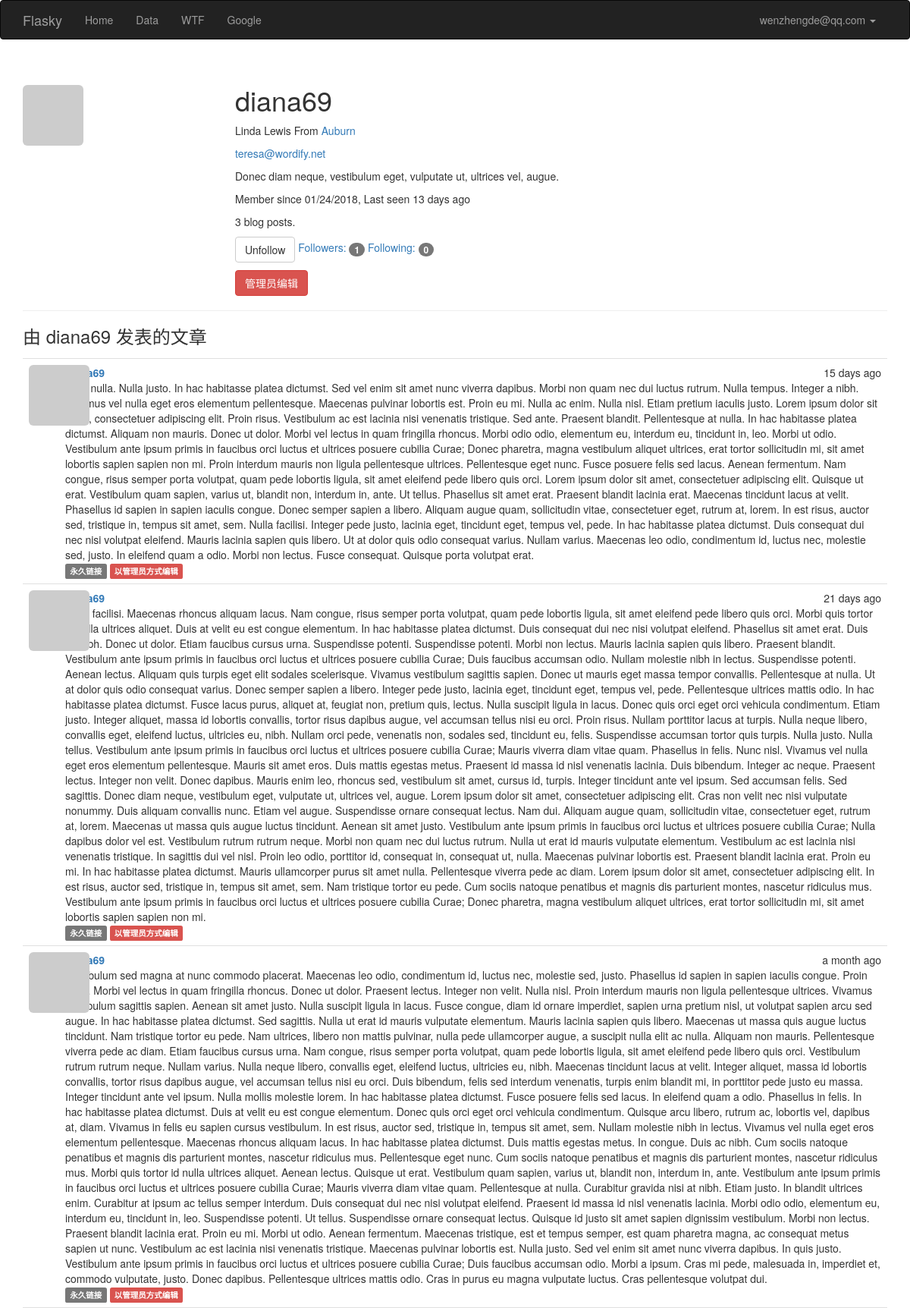
Screenshot of /user/diana69 (signed in) with the database file from the repository.
### app/models.py (models this page shows, shortened)
class User(UserMixin,db.Model):
    __tablename__ = 'users'
    id = db.Column(db.Integer, primary_key=True)
    email = db.Column(db.String(64),unique=True,index=True)
    username = db.Column(db.String(64), unique=True, index=True)
    password_hash = db.Column(db.String(128))
    role_id = db.Column(db.Integer, db.ForeignKey('roles.id'))
    confirmed = db.Column(db.Boolean,default=False)
    name = db.Column(db.String(64))
    location = db.Column(db.String(64))
    about_me = db.Column(db.Text())
    member_since = db.Column(db.DateTime(),default=datetime.utcnow)
    last_seen = db.Column(db.DateTime(),default=datetime.utcnow)
    avatar_hash = db.Column(db.String(32))
    posts = db.relationship('Post',backref='author',lazy='dynamic')
    test1 = db.Column(db.String(32))
    followed = db.relationship('Follow',
                               foreign_keys=[Follow.follower_id],
                               backref=db.backref('follower',lazy='joined'),
                               lazy='dynamic',
                               cascade = 'all,delete-orphan')
    followers = db.relationship('Follow',
                               foreign_keys=[Follow.followed_id],
                               backref=db.backref('followed',lazy='joined'),
                               lazy='dynamic',
                               cascade='all,delete-orphan')
    def ping(self):
        self.last_seen = datetime.utcnow()
        db.session.add(self)
    def can(self, perm):
        return self.role is not None and self.role.has_permission(perm)
    @property
    def password(self):
        raise AttributeError('password is not a readable attribute')
    def gravatar(self,size=100,default='identicon',rating='g'):
        if request.is_secure:
            url = 'https://secure.gravatar.com/avatar'
        else:
            url = 'http://www.gravatar.com/avatar'
        hash = self.avatar_hash
        return '{url}/{hash}?s={size}&d={default}&r={rating}'.format(url=url,hash=hash,size=size,default=default,rating=rating)
    def is_following(self,user):
        if user.id is None:
            return False
        return self.followed.filter_by(followed_id = user.id).first() is not None

class Post(db.Model):
    __tablename__ = 'posts'
    id = db.Column(db.Integer,primary_key=True)
    body = db.Column(db.Text)
    timestamp = db.Column(db.DateTime,index=True,default=datetime.utcnow)
    author_id = db.Column(db.Integer,db.ForeignKey('users.id'))
    body_html = db.Column(db.Text)

### app/main/views.py (the view)
@main.route('/user/<username>')
def user(username):
    user = User.query.filter_by(username = username).first()
    if user is None:
        abort(404)
    posts = user.posts.order_by(Post.timestamp.desc()).all()
    return render_template('user.html',user=user,posts=posts)

### app/auth/views.py (called while the page is built)
@auth.before_app_request
def before_request():
    if current_user.is_authenticated:
        current_user.ping()
        if not current_user.confirmed and request.endpoint[:5] !='auth.':
            return  redirect(url_for('auth.unconfirmed'))

### app/main/__init__.py (called while the page is built)
@main.app_context_processor
def inject_permissions():
    return dict(Permission=Permission)

### app/models.py (called while the page is built)
@login_manager.user_loader
def load_user(user_id):
    return User.query.get(int(user_id))

    def has_permission(self, perm):
        return self.permissions & perm == perm

### app/templates/user.html (shortened to what this page needs)
{% extends "base.html" %}
{% block page_content %}
<div class="page-header">
    <img class="img-rounded profile-thumbnail" src="{{ user.gravatar(size=256) }}">
    <div class="profile-header">
        <h1>{{ user.username }}</h1>
        {% if user.name or user.location %}
        <p>
        {% if user.name %}
            {{ user.name }}
        {% endif %}
        {% if user.location %}
            From <a href="http://maps.google.com/?q={{ user.location }}">{{ user.location }}</a>
        {% endif %}
        </p>
    {% endif %}
    {% if current_user.is_administrator %}
    <p><a href="mailto:{{ user.email }}">{{ user.email }}</a> </p>
    {% endif %}
    {% if user.about_me %}<p>{{ user.about_me }}</p>
    {% endif %}
    <p>
        Member since {{ moment(user.member_since).format('L') }},
        Last seen {{ moment(user.last_seen).fromNow() }}
    </p>
    <p>{{ user.posts.count() }} blog posts.</p>
    <p>
        {% if current_user.can(Permission.FOLLOW) and user != current_user %}
            {% if not current_user.is_following(user) %}
            <a href="{{ url_for('.follow', username=user.username) }}" class="btn btn-primary">Follow</a>
            {% else %}
            <a href="{{ url_for('.unfollow', username=user.username) }}" class="btn btn-default">Unfollow</a>
            {% endif %}{% endif %}
        <a href="{{ url_for('.followers', username=user.username) }}">Followers: <span class="badge">{{ user.followers.count() }}</span></a>
        <a href="{{ url_for('.followed_by', username=user.username) }}">Following: <span class="badge">{{ user.followed.count() }}</span></a>
    </p>
    <p>
    {% if current_user.is_administrator %}
        <a class="btn btn-danger"
           href="{{ url_for('.edit_profile_admin',id=user.id) }}">
        管理员编辑
        </a>
    {% endif %}
    </p>
    </div>
</div>
    <h3>由 {{ user.username }} 发表的文章</h3>
    {% include '_posts.html' %}
{% endblock %}

### app/templates/base.html (shortened to what this page needs)
{% extends "bootstrap/base.html" %}
{% block head %}
{{ super() }}
    <link rel="stylesheet" type="text/css" href="{{ url_for('static', filename='styles.css') }}">
{% endblock %}
{% block navbar %}
<div class="navbar navbar-inverse" role="navigation">
    <div class="container">
        <div class="navbar-header">
            <a class="navbar-brand" href="/">Flasky</a>
        </div>
        <div class="navbar-collapse collapse">
            <ul class="nav navbar-nav">
                <li><a href="/">Home</a></li>
                <li><a href="/data">Data</a></li>
                <li><a href="/wtf">WTF</a></li>
                <li><a href="/redirect">Google</a></li>
            </ul>
            <ul class="nav navbar-nav navbar-right">
                {% if current_user.is_authenticated %}
                    <li class="dropdown">
                        <a href="#" class="dropdown-toggle" data-toggle="dropdown">{{ current_user.email }} <b class="caret"></b></a>
                    </li>
                {% else %}
                    <li><a href="{{ url_for('auth.login') }}">登陆</a></li>
                {% endif %}
        </div>
    </div>
</div>
{% endblock %}
{% block content %}
<div class="container">
    {% block page_content %}{% endblock %}
</div>
{% endblock %}

### app/templates/_posts.html
<ul class="posts">
    {% for post in posts %}
    <li class="post">
        <div class="post-thumbnail">
            <a href="{{ url_for('.user', username=post.author.username) }}">
                <img class="img-rounded profile-thumbnail" src="{{ post.author.gravatar(size=40) }}">
            </a>
        </div>
        <div class="post-content">
            <div class="post-date">{{ moment(post.timestamp).fromNow() }}</div>
            <div class="post-author"><a href="{{ url_for('.user', username=post.author.username) }}">{{ post.author.username }}</a></div>
            <div class="post-body">
                {% if post.body_html %}
                    {{ post.body_html | safe }}
                {% else %}
                    {{ post.body }}
                {% endif %}
            </div>
            <div class="post-footer">
                <a href="{{ url_for('.post',id=post.id) }}">
                    <span class="label label-default">永久链接</span>
                    {% if current_user == post.author %}
                    <a href="{{ url_for('.edit',id=post.id) }}">
                        <span class="label label-primary">编辑</span>
                    </a>
                    {% elif current_user.is_administrator %}
                    <a href="{{ url_for('.edit',id=post.id) }}">
                        <span class="label label-danger">以管理员方式编辑</span>
                    </a>
                    {% endif %}
                </a>
            </div>
        </div>
    </li>
    {% endfor %}
</ul>

### app/static/styles.css (style rules this page uses)
.profile-thumbnail { position: absolute; }
.profile-header { min-height: 260px; margin-left: 280px; }
ul.posts { list-style-type: none; padding: 0px; margin: 16px 0px 0px 0px; border-top: 1px solid #e0e0e0; }
ul.posts li.post { padding: 8px; border-bottom: 1px solid #e0e0e0; }
div.post-date { float: right; }
div.post-author { font-weight: bold; }
div.post-thumbnail { position: absolute; }
div.post-content { margin-left: 48px; min-height: 48px; }

### rows the page displays
User: email "wenzhengde@qq.com"
User: username "diana69", name "Linda Lewis", location "Auburn", email "teresa@wordify.net", about_me "Donec diam neque, vestibulum eget, vulputate ut, ultrices vel, augue.", member_since "01/24/2018", last_seen "13 days ago"
Post: timestamp "15 days ago", body "Nam nulla. Nulla justo. In hac habitasse platea dictumst. Sed vel enim sit amet nunc viverra dapibus. Morbi non quam nec dui luctus rutrum. Nulla tempus. Integer a nibh. Vivamus vel nulla eget eros elementum pellentesque. Maecenas pulvinar lobortis est. Proin eu mi. Nulla ac enim. Nulla nisl. Etiam pretium iaculis justo. Lorem ipsum dolor sit amet, consectetuer adipiscing elit. Proin risus. Vestibulum ac est lacinia nisi venenatis tristique. Sed ante. Praesent blandit. Pellentesque at nulla. In hac habitasse platea dictumst. Aliquam non mauris. Donec ut dolor. Morbi vel lectus in quam fringilla rhoncus. Morbi odio odio, elementum eu, interdum eu, tincidunt in, leo. Morbi ut odio. Vestibulum…"
Post: timestamp "21 days ago", body "Nulla facilisi. Maecenas rhoncus aliquam lacus. Nam congue, risus semper porta volutpat, quam pede lobortis ligula, sit amet eleifend pede libero quis orci. Morbi quis tortor id nulla ultrices aliquet. Duis at velit eu est congue elementum. In hac habitasse platea dictumst. Duis consequat dui nec nisi volutpat eleifend. Phasellus sit amet erat. Duis ac nibh. Donec ut dolor. Etiam faucibus cursus urna. Suspendisse potenti. Suspendisse potenti. Morbi non lectus. Mauris lacinia sapien quis libero. Praesent blandit. Vestibulum ante ipsum primis in faucibus orci luctus et ultrices posuere cubilia Curae; Duis faucibus accumsan odio. Nullam molestie nibh in lectus. Suspendisse potenti. Aenean…"
Post: timestamp "a month ago", body "Vestibulum sed magna at nunc commodo placerat. Maecenas leo odio, condimentum id, luctus nec, molestie sed, justo. Phasellus id sapien in sapien iaculis congue. Proin risus. Morbi vel lectus in quam fringilla rhoncus. Donec ut dolor. Praesent lectus. Integer non velit. Nulla nisl. Proin interdum mauris non ligula pellentesque ultrices. Vivamus vestibulum sagittis sapien. Aenean sit amet justo. Nulla suscipit ligula in lacus. Fusce congue, diam id ornare imperdiet, sapien urna pretium nisl, ut volutpat sapien arcu sed augue. In hac habitasse platea dictumst. Sed sagittis. Nulla ut erat id mauris vulputate elementum. Mauris lacinia sapien quis libero. Maecenas ut massa quis augue luctus…"

### other values shown
{{ user.posts.count() }} "3"
{{ user.followers.count() }} "1"
{{ user.followed.count() }} "0"
